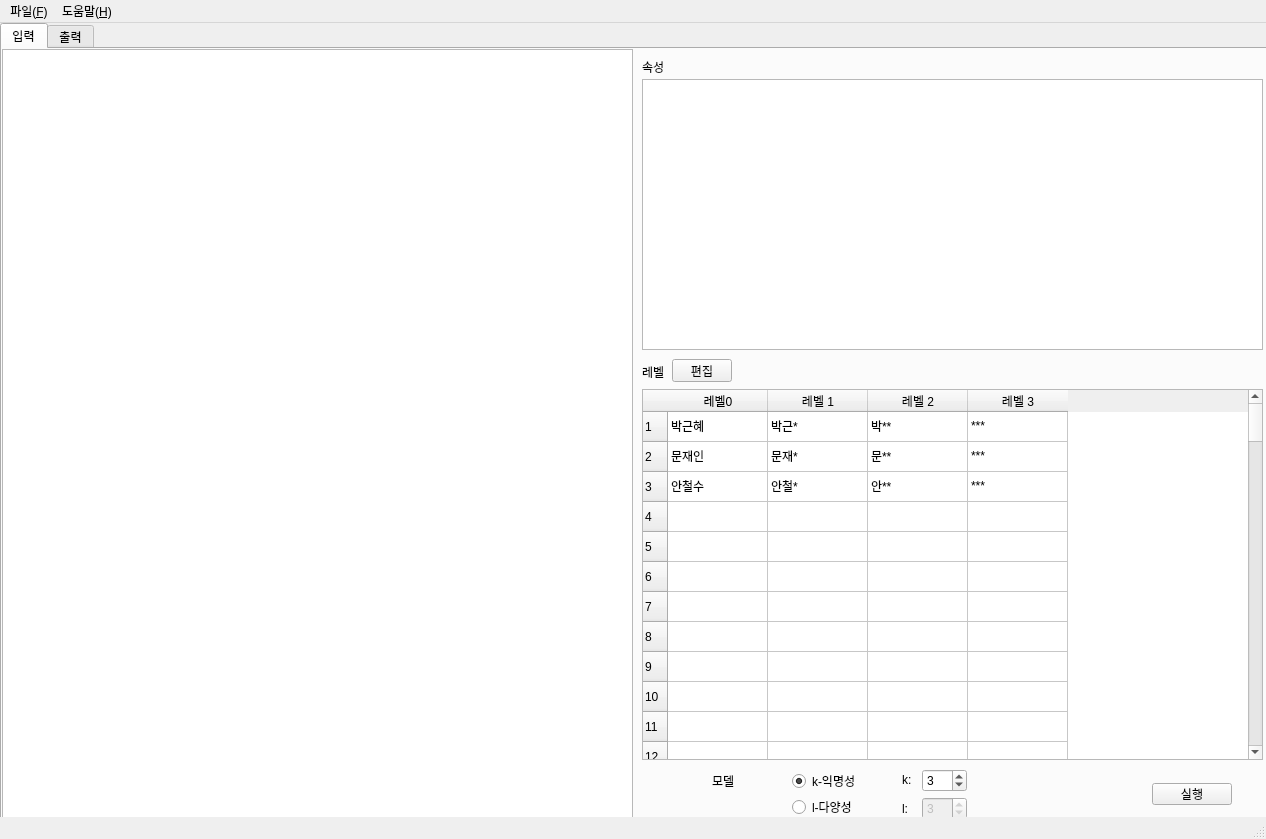
<?xml version="1.0" encoding="UTF-8"?>
<ui version="4.0">
 <class>MainWindow</class>
 <widget class="QMainWindow" name="MainWindow">
  <property name="geometry">
   <rect>
    <x>0</x>
    <y>0</y>
    <width>1266</width>
    <height>839</height>
   </rect>
  </property>
  <property name="contextMenuPolicy">
   <enum>Qt::NoContextMenu</enum>
  </property>
  <property name="windowTitle">
   <string>x-anonymizer</string>
  </property>
  <property name="dockNestingEnabled">
   <bool>true</bool>
  </property>
  <property name="dockOptions">
   <set>QMainWindow::AllowNestedDocks|QMainWindow::AllowTabbedDocks|QMainWindow::AnimatedDocks|QMainWindow::ForceTabbedDocks</set>
  </property>
  <widget class="QWidget" name="centralwidget">
   <property name="autoFillBackground">
    <bool>false</bool>
   </property>
   <widget class="QTabWidget" name="mainTab">
    <property name="geometry">
     <rect>
      <x>0</x>
      <y>0</y>
      <width>1271</width>
      <height>810</height>
     </rect>
    </property>
    <property name="currentIndex">
     <number>0</number>
    </property>
    <widget class="QWidget" name="input_tab">
     <attribute name="title">
      <string>입력</string>
     </attribute>
     <widget class="QLabel" name="label">
      <property name="geometry">
       <rect>
        <x>640</x>
        <y>10</y>
        <width>54</width>
        <height>16</height>
       </rect>
      </property>
      <property name="text">
       <string>속성</string>
      </property>
     </widget>
     <widget class="QTableWidget" name="levelTable">
      <property name="geometry">
       <rect>
        <x>640</x>
        <y>340</y>
        <width>621</width>
        <height>371</height>
       </rect>
      </property>
      <property name="cornerButtonEnabled">
       <bool>true</bool>
      </property>
      <property name="rowCount">
       <number>100</number>
      </property>
      <property name="columnCount">
       <number>4</number>
      </property>
      <row/>
      <row/>
      <row/>
      <row/>
      <row/>
      <row/>
      <row/>
      <row/>
      <row/>
      <row/>
      <row/>
      <row/>
      <row/>
      <row/>
      <row/>
      <row/>
      <row/>
      <row/>
      <row/>
      <row/>
      <row/>
      <row/>
      <row/>
      <row/>
      <row/>
      <row/>
      <row/>
      <row/>
      <row/>
      <row/>
      <row/>
      <row/>
      <row/>
      <row/>
      <row/>
      <row/>
      <row/>
      <row/>
      <row/>
      <row/>
      <row/>
      <row/>
      <row/>
      <row/>
      <row/>
      <row/>
      <row/>
      <row/>
      <row/>
      <row/>
      <row/>
      <row/>
      <row/>
      <row/>
      <row/>
      <row/>
      <row/>
      <row/>
      <row/>
      <row/>
      <row/>
      <row/>
      <row/>
      <row/>
      <row/>
      <row/>
      <row/>
      <row/>
      <row/>
      <row/>
      <row/>
      <row/>
      <row/>
      <row/>
      <row/>
      <row/>
      <row/>
      <row/>
      <row/>
      <row/>
      <row/>
      <row/>
      <row/>
      <row/>
      <row/>
      <row/>
      <row/>
      <row/>
      <row/>
      <row/>
      <row/>
      <row/>
      <row/>
      <row/>
      <row/>
      <row/>
      <row/>
      <row/>
      <row/>
      <row/>
      <column>
       <property name="text">
        <string>레벨0</string>
       </property>
      </column>
      <column>
       <property name="text">
        <string>레벨 1</string>
       </property>
      </column>
      <column>
       <property name="text">
        <string>레벨 2</string>
       </property>
      </column>
      <column>
       <property name="text">
        <string>레벨 3</string>
       </property>
      </column>
      <item row="0" column="0">
       <property name="text">
        <string>박근혜</string>
       </property>
      </item>
      <item row="0" column="1">
       <property name="text">
        <string>박근*</string>
       </property>
      </item>
      <item row="0" column="2">
       <property name="text">
        <string>박**</string>
       </property>
      </item>
      <item row="0" column="3">
       <property name="text">
        <string>***</string>
       </property>
      </item>
      <item row="1" column="0">
       <property name="text">
        <string>문재인</string>
       </property>
      </item>
      <item row="1" column="1">
       <property name="text">
        <string>문재*</string>
       </property>
      </item>
      <item row="1" column="2">
       <property name="text">
        <string>문**</string>
       </property>
      </item>
      <item row="1" column="3">
       <property name="text">
        <string>***</string>
       </property>
      </item>
      <item row="2" column="0">
       <property name="text">
        <string>안철수</string>
       </property>
      </item>
      <item row="2" column="1">
       <property name="text">
        <string>안철*</string>
       </property>
      </item>
      <item row="2" column="2">
       <property name="text">
        <string>안**</string>
       </property>
      </item>
      <item row="2" column="3">
       <property name="text">
        <string>***</string>
       </property>
      </item>
     </widget>
     <widget class="QLabel" name="label_2">
      <property name="geometry">
       <rect>
        <x>640</x>
        <y>315</y>
        <width>54</width>
        <height>16</height>
       </rect>
      </property>
      <property name="text">
       <string>레벨</string>
      </property>
     </widget>
     <widget class="QSpinBox" name="kValueBox">
      <property name="geometry">
       <rect>
        <x>920</x>
        <y>720</y>
        <width>45</width>
        <height>23</height>
       </rect>
      </property>
      <property name="minimum">
       <number>1</number>
      </property>
      <property name="value">
       <number>3</number>
      </property>
     </widget>
     <widget class="QSpinBox" name="lValueBox">
      <property name="enabled">
       <bool>false</bool>
      </property>
      <property name="geometry">
       <rect>
        <x>920</x>
        <y>748</y>
        <width>45</width>
        <height>23</height>
       </rect>
      </property>
      <property name="minimum">
       <number>1</number>
      </property>
      <property name="value">
       <number>3</number>
      </property>
     </widget>
     <widget class="QLabel" name="label_3">
      <property name="geometry">
       <rect>
        <x>900</x>
        <y>724</y>
        <width>54</width>
        <height>14</height>
       </rect>
      </property>
      <property name="text">
       <string>k:</string>
      </property>
     </widget>
     <widget class="QLabel" name="label_4">
      <property name="enabled">
       <bool>true</bool>
      </property>
      <property name="geometry">
       <rect>
        <x>900</x>
        <y>753</y>
        <width>54</width>
        <height>14</height>
       </rect>
      </property>
      <property name="text">
       <string>l:</string>
      </property>
     </widget>
     <widget class="QPushButton" name="runButton">
      <property name="geometry">
       <rect>
        <x>1150</x>
        <y>734</y>
        <width>80</width>
        <height>22</height>
       </rect>
      </property>
      <property name="text">
       <string>실행</string>
      </property>
      <property name="shortcut">
       <string>Ctrl+R</string>
      </property>
     </widget>
     <widget class="QLabel" name="label_5">
      <property name="geometry">
       <rect>
        <x>710</x>
        <y>724</y>
        <width>54</width>
        <height>16</height>
       </rect>
      </property>
      <property name="text">
       <string>모델</string>
      </property>
     </widget>
     <widget class="QRadioButton" name="kRadioButton">
      <property name="geometry">
       <rect>
        <x>790</x>
        <y>724</y>
        <width>90</width>
        <height>16</height>
       </rect>
      </property>
      <property name="text">
       <string>k-익명성</string>
      </property>
      <property name="checked">
       <bool>true</bool>
      </property>
     </widget>
     <widget class="QRadioButton" name="lRadioButton">
      <property name="geometry">
       <rect>
        <x>790</x>
        <y>750</y>
        <width>90</width>
        <height>16</height>
       </rect>
      </property>
      <property name="text">
       <string>l-다양성</string>
      </property>
     </widget>
     <widget class="QPushButton" name="levelEditButton">
      <property name="enabled">
       <bool>true</bool>
      </property>
      <property name="geometry">
       <rect>
        <x>670</x>
        <y>310</y>
        <width>60</width>
        <height>23</height>
       </rect>
      </property>
      <property name="text">
       <string>편집</string>
      </property>
     </widget>
     <widget class="QTableWidget" name="inputTable">
      <property name="geometry">
       <rect>
        <x>0</x>
        <y>0</y>
        <width>631</width>
        <height>771</height>
       </rect>
      </property>
      <property name="sizePolicy">
       <sizepolicy hsizetype="Minimum" vsizetype="Fixed">
        <horstretch>0</horstretch>
        <verstretch>0</verstretch>
       </sizepolicy>
      </property>
      <property name="rowCount">
       <number>0</number>
      </property>
      <property name="columnCount">
       <number>0</number>
      </property>
      <attribute name="horizontalHeaderVisible">
       <bool>true</bool>
      </attribute>
      <attribute name="verticalHeaderVisible">
       <bool>true</bool>
      </attribute>
     </widget>
     <widget class="QTableWidget" name="attributeTable">
      <property name="enabled">
       <bool>true</bool>
      </property>
      <property name="geometry">
       <rect>
        <x>640</x>
        <y>30</y>
        <width>621</width>
        <height>271</height>
       </rect>
      </property>
      <property name="editTriggers">
       <set>QAbstractItemView::NoEditTriggers</set>
      </property>
      <property name="tabKeyNavigation">
       <bool>false</bool>
      </property>
      <property name="rowCount">
       <number>0</number>
      </property>
      <property name="columnCount">
       <number>3</number>
      </property>
      <attribute name="horizontalHeaderVisible">
       <bool>false</bool>
      </attribute>
      <attribute name="verticalHeaderVisible">
       <bool>false</bool>
      </attribute>
      <column>
       <property name="text">
        <string>속성명</string>
       </property>
      </column>
      <column>
       <property name="text">
        <string>형식</string>
       </property>
      </column>
      <column>
       <property name="text">
        <string>데이터 성격</string>
       </property>
      </column>
     </widget>
    </widget>
    <widget class="QWidget" name="outpu_tab">
     <attribute name="title">
      <string>출력</string>
     </attribute>
     <widget class="QLabel" name="label_6">
      <property name="geometry">
       <rect>
        <x>300</x>
        <y>730</y>
        <width>191</width>
        <height>21</height>
       </rect>
      </property>
      <property name="font">
       <font>
        <pointsize>12</pointsize>
       </font>
      </property>
      <property name="text">
       <string>재식별 위험:</string>
      </property>
     </widget>
     <widget class="QLabel" name="label_7">
      <property name="geometry">
       <rect>
        <x>460</x>
        <y>730</y>
        <width>81</width>
        <height>21</height>
       </rect>
      </property>
      <property name="font">
       <font>
        <family>굴림</family>
        <pointsize>12</pointsize>
        <weight>75</weight>
        <bold>true</bold>
       </font>
      </property>
      <property name="text">
       <string>30 %</string>
      </property>
     </widget>
     <widget class="QLabel" name="label_8">
      <property name="geometry">
       <rect>
        <x>590</x>
        <y>730</y>
        <width>91</width>
        <height>21</height>
       </rect>
      </property>
      <property name="font">
       <font>
        <pointsize>12</pointsize>
       </font>
      </property>
      <property name="text">
       <string>위험 수준:</string>
      </property>
     </widget>
     <widget class="QLabel" name="label_9">
      <property name="geometry">
       <rect>
        <x>680</x>
        <y>730</y>
        <width>41</width>
        <height>21</height>
       </rect>
      </property>
      <property name="font">
       <font>
        <pointsize>12</pointsize>
       </font>
      </property>
      <property name="styleSheet">
       <string notr="true">background-color: red;
color: white</string>
      </property>
      <property name="text">
       <string>위험.</string>
      </property>
     </widget>
     <widget class="QPushButton" name="returnButton">
      <property name="geometry">
       <rect>
        <x>1040</x>
        <y>730</y>
        <width>80</width>
        <height>22</height>
       </rect>
      </property>
      <property name="text">
       <string>돌아가기</string>
      </property>
     </widget>
     <widget class="QLabel" name="label_10">
      <property name="geometry">
       <rect>
        <x>680</x>
        <y>750</y>
        <width>341</width>
        <height>20</height>
       </rect>
      </property>
      <property name="font">
       <font>
        <pointsize>12</pointsize>
       </font>
      </property>
      <property name="text">
       <string>적절한 설정을 사용하여 다시 비식별화하십시오.</string>
      </property>
     </widget>
     <widget class="QTableWidget" name="outputTableRight">
      <property name="geometry">
       <rect>
        <x>650</x>
        <y>0</y>
        <width>611</width>
        <height>721</height>
       </rect>
      </property>
      <property name="editTriggers">
       <set>QAbstractItemView::NoEditTriggers</set>
      </property>
      <property name="rowCount">
       <number>0</number>
      </property>
      <property name="columnCount">
       <number>0</number>
      </property>
      <attribute name="verticalHeaderVisible">
       <bool>false</bool>
      </attribute>
     </widget>
     <widget class="QTableWidget" name="outputTableLeft">
      <property name="geometry">
       <rect>
        <x>0</x>
        <y>0</y>
        <width>621</width>
        <height>721</height>
       </rect>
      </property>
      <property name="editTriggers">
       <set>QAbstractItemView::NoEditTriggers</set>
      </property>
      <property name="rowCount">
       <number>0</number>
      </property>
      <property name="columnCount">
       <number>0</number>
      </property>
      <attribute name="verticalHeaderVisible">
       <bool>false</bool>
      </attribute>
     </widget>
     <widget class="QLabel" name="label_11">
      <property name="geometry">
       <rect>
        <x>628</x>
        <y>330</y>
        <width>31</width>
        <height>51</height>
       </rect>
      </property>
      <property name="font">
       <font>
        <family>Agency FB</family>
        <pointsize>24</pointsize>
       </font>
      </property>
      <property name="text">
       <string>⇨</string>
      </property>
     </widget>
    </widget>
   </widget>
  </widget>
  <widget class="QMenuBar" name="menubar">
   <property name="geometry">
    <rect>
     <x>0</x>
     <y>0</y>
     <width>1266</width>
     <height>21</height>
    </rect>
   </property>
   <widget class="QMenu" name="menuFile">
    <property name="title">
     <string>파일(&amp;F)</string>
    </property>
    <addaction name="actionImport"/>
    <addaction name="actionSave_input"/>
    <addaction name="actionSave_output"/>
    <addaction name="separator"/>
    <addaction name="actionQuit"/>
   </widget>
   <widget class="QMenu" name="menuHelp">
    <property name="title">
     <string>도움말(&amp;H)</string>
    </property>
    <addaction name="actionHelp_content"/>
    <addaction name="actionAbout"/>
   </widget>
   <addaction name="menuFile"/>
   <addaction name="menuHelp"/>
  </widget>
  <widget class="QStatusBar" name="statusbar"/>
  <action name="actionImport">
   <property name="text">
    <string>가져오기(&amp;I)…</string>
   </property>
   <property name="shortcut">
    <string>Ctrl+O</string>
   </property>
  </action>
  <action name="actionSave_input">
   <property name="text">
    <string>입력 파일 저장(&amp;S)...</string>
   </property>
   <property name="shortcut">
    <string>Ctrl+S</string>
   </property>
  </action>
  <action name="actionSave_output">
   <property name="text">
    <string>출력 파일 저장(&amp;T)...</string>
   </property>
   <property name="shortcut">
    <string>Ctrl+Shift+S</string>
   </property>
  </action>
  <action name="actionQuit">
   <property name="text">
    <string>종료(&amp;Q)</string>
   </property>
  </action>
  <action name="actionHelp_content">
   <property name="text">
    <string>도움말 항목(&amp;H)...</string>
   </property>
   <property name="shortcut">
    <string>F1</string>
   </property>
  </action>
  <action name="actionAbout">
   <property name="text">
    <string>정보(&amp;A)...</string>
   </property>
  </action>
 </widget>
 <resources/>
 <connections/>
</ui>
